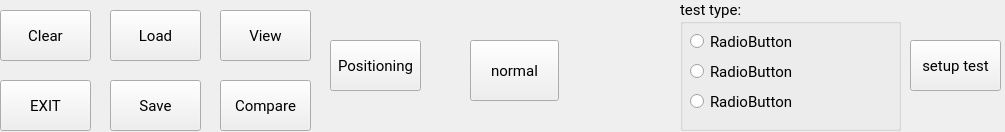
<?xml version="1.0" encoding="UTF-8"?>
<ui version="4.0">
 <class>Form</class>
 <widget class="QWidget" name="Form">
  <property name="geometry">
   <rect>
    <x>0</x>
    <y>0</y>
    <width>1005</width>
    <height>132</height>
   </rect>
  </property>
  <property name="windowTitle">
   <string>Form</string>
  </property>
  <widget class="QPushButton" name="compareButton">
   <property name="geometry">
    <rect>
     <x>220</x>
     <y>80</y>
     <width>91</width>
     <height>51</height>
    </rect>
   </property>
   <property name="font">
    <font>
     <family>Roboto</family>
     <pointsize>11</pointsize>
    </font>
   </property>
   <property name="text">
    <string>Compare</string>
   </property>
  </widget>
  <widget class="QPushButton" name="viewButton">
   <property name="geometry">
    <rect>
     <x>220</x>
     <y>10</y>
     <width>91</width>
     <height>51</height>
    </rect>
   </property>
   <property name="font">
    <font>
     <family>Roboto</family>
     <pointsize>11</pointsize>
    </font>
   </property>
   <property name="text">
    <string>View</string>
   </property>
  </widget>
  <widget class="QPushButton" name="exitButton">
   <property name="geometry">
    <rect>
     <x>0</x>
     <y>80</y>
     <width>91</width>
     <height>51</height>
    </rect>
   </property>
   <property name="font">
    <font>
     <family>Roboto</family>
     <pointsize>11</pointsize>
    </font>
   </property>
   <property name="text">
    <string>EXIT</string>
   </property>
  </widget>
  <widget class="QPushButton" name="loadButton">
   <property name="geometry">
    <rect>
     <x>110</x>
     <y>10</y>
     <width>91</width>
     <height>51</height>
    </rect>
   </property>
   <property name="font">
    <font>
     <family>Roboto</family>
     <pointsize>11</pointsize>
    </font>
   </property>
   <property name="text">
    <string>Load</string>
   </property>
  </widget>
  <widget class="QPushButton" name="clearButton">
   <property name="geometry">
    <rect>
     <x>0</x>
     <y>10</y>
     <width>91</width>
     <height>51</height>
    </rect>
   </property>
   <property name="font">
    <font>
     <family>Roboto</family>
     <pointsize>11</pointsize>
    </font>
   </property>
   <property name="text">
    <string>Clear</string>
   </property>
  </widget>
  <widget class="QPushButton" name="positionButton">
   <property name="geometry">
    <rect>
     <x>330</x>
     <y>40</y>
     <width>91</width>
     <height>51</height>
    </rect>
   </property>
   <property name="font">
    <font>
     <family>Roboto</family>
     <pointsize>11</pointsize>
    </font>
   </property>
   <property name="text">
    <string>Positioning</string>
   </property>
   <property name="autoRepeat">
    <bool>false</bool>
   </property>
   <property name="autoRepeatDelay">
    <number>30</number>
   </property>
   <property name="autoRepeatInterval">
    <number>30</number>
   </property>
  </widget>
  <widget class="QPushButton" name="saveButton">
   <property name="geometry">
    <rect>
     <x>110</x>
     <y>80</y>
     <width>91</width>
     <height>51</height>
    </rect>
   </property>
   <property name="font">
    <font>
     <family>Roboto</family>
     <pointsize>11</pointsize>
    </font>
   </property>
   <property name="text">
    <string>Save</string>
   </property>
  </widget>
  <widget class="QPushButton" name="normalTestButton">
   <property name="geometry">
    <rect>
     <x>470</x>
     <y>40</y>
     <width>89</width>
     <height>61</height>
    </rect>
   </property>
   <property name="font">
    <font>
     <family>Roboto</family>
     <pointsize>11</pointsize>
    </font>
   </property>
   <property name="text">
    <string>normal</string>
   </property>
  </widget>
  <widget class="QGroupBox" name="groupBox">
   <property name="geometry">
    <rect>
     <x>680</x>
     <y>0</y>
     <width>221</width>
     <height>131</height>
    </rect>
   </property>
   <property name="font">
    <font>
     <family>Roboto</family>
     <pointsize>11</pointsize>
    </font>
   </property>
   <property name="title">
    <string>test type:</string>
   </property>
   <widget class="QRadioButton" name="radioButton_3">
    <property name="geometry">
     <rect>
      <x>10</x>
      <y>90</y>
      <width>112</width>
      <height>23</height>
     </rect>
    </property>
    <property name="font">
     <font>
      <family>Roboto</family>
      <pointsize>11</pointsize>
     </font>
    </property>
    <property name="text">
     <string>RadioButton</string>
    </property>
   </widget>
   <widget class="QRadioButton" name="radioButton_2">
    <property name="geometry">
     <rect>
      <x>10</x>
      <y>60</y>
      <width>112</width>
      <height>23</height>
     </rect>
    </property>
    <property name="font">
     <font>
      <family>Roboto</family>
      <pointsize>11</pointsize>
     </font>
    </property>
    <property name="text">
     <string>RadioButton</string>
    </property>
   </widget>
   <widget class="QRadioButton" name="radioButton">
    <property name="geometry">
     <rect>
      <x>10</x>
      <y>30</y>
      <width>112</width>
      <height>23</height>
     </rect>
    </property>
    <property name="font">
     <font>
      <family>Roboto</family>
      <pointsize>11</pointsize>
     </font>
    </property>
    <property name="text">
     <string>RadioButton</string>
    </property>
   </widget>
  </widget>
  <widget class="QPushButton" name="pushButton">
   <property name="geometry">
    <rect>
     <x>910</x>
     <y>40</y>
     <width>91</width>
     <height>51</height>
    </rect>
   </property>
   <property name="font">
    <font>
     <family>Roboto</family>
     <pointsize>11</pointsize>
    </font>
   </property>
   <property name="text">
    <string>setup test</string>
   </property>
  </widget>
 </widget>
 <resources/>
 <connections/>
</ui>
